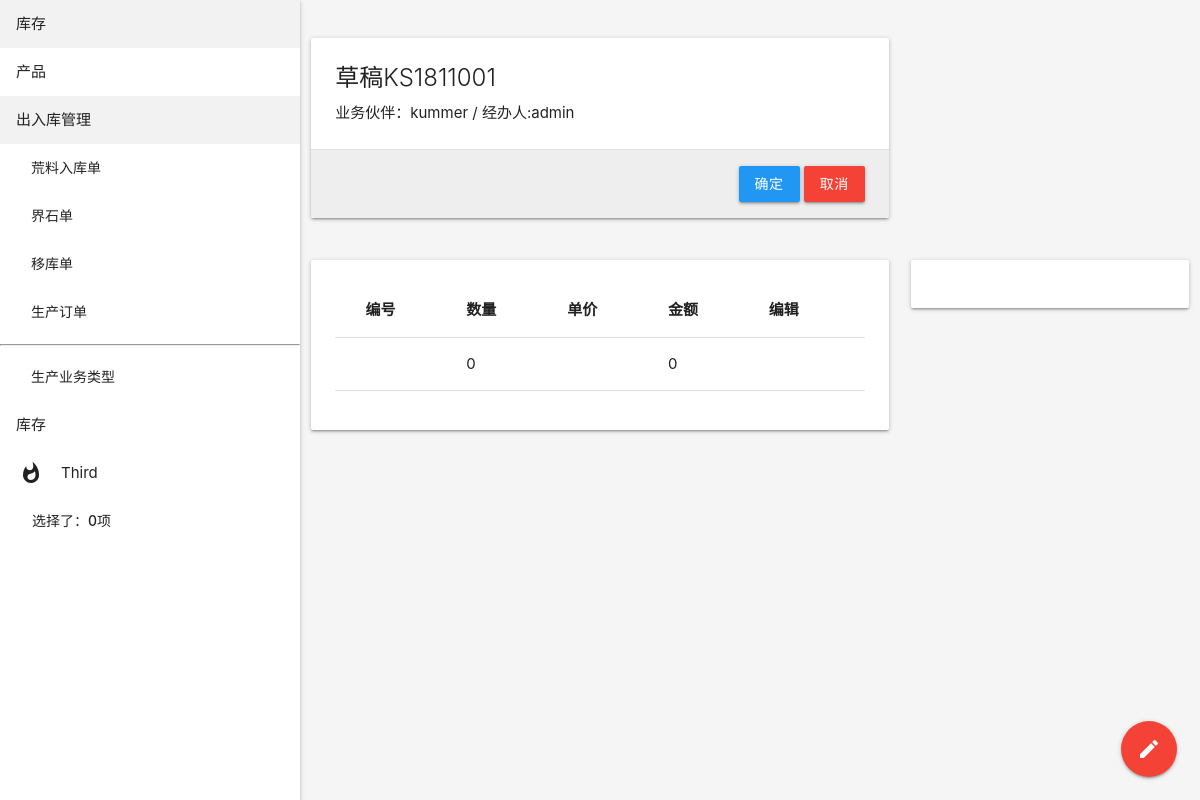
Before: /mrp/kes_order/1/ with the older database file.
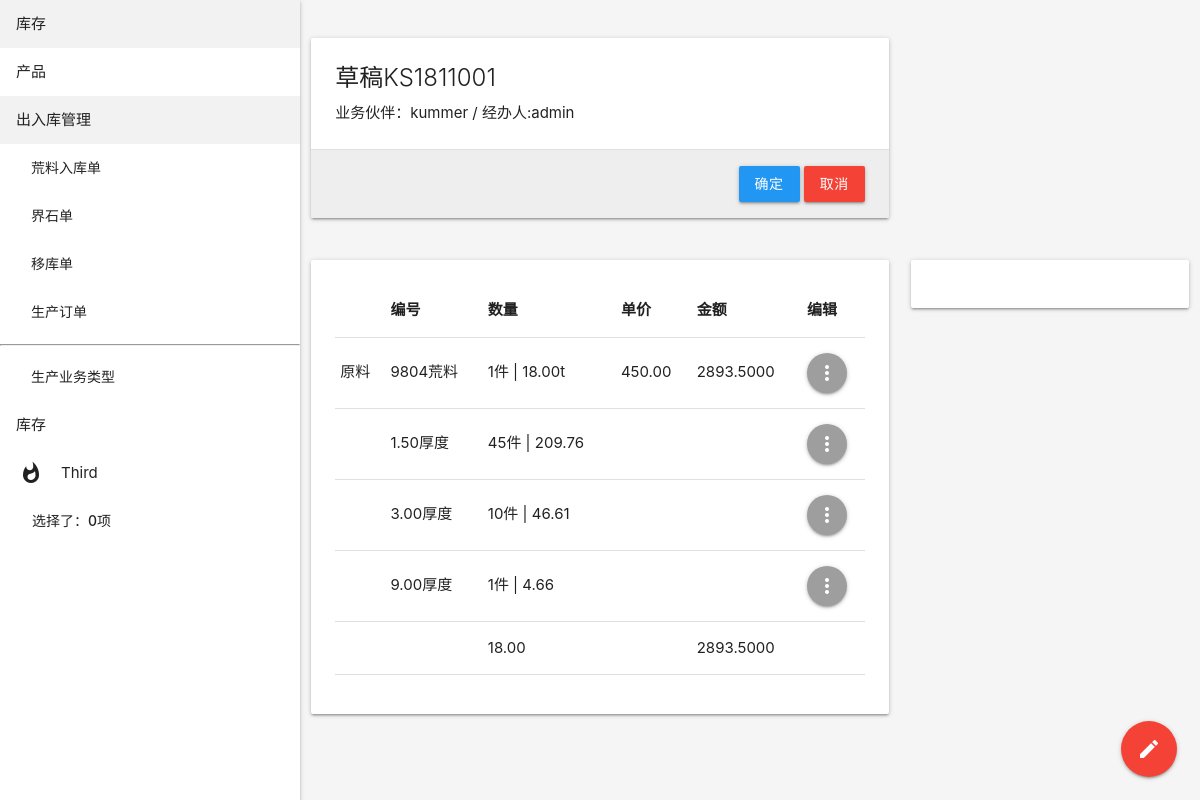
After: the same page with the newer database file.
### mrp/models/kes.py (models this page shows, shortened)
class KesOrder(MrpOrderAbstract):
    order = OrderField(order_str='KS', blank=True, verbose_name='单号', default='New', max_length=20)
    class Meta:
        verbose_name = '生产加工单'
    def get_update_url(self):
        return reverse('kes_order_update', args=[self.id])
    def get_item_edit_url(self):
        return reverse('kes_order_raw_item_edit')

class KesOrderRawItem(OrderItemBase):
    order = models.ForeignKey('KesOrder', on_delete=models.CASCADE, related_name='items', blank=True,
                              null=True)
    price = models.DecimalField('单价', max_digits=8, decimal_places=2, help_text='立方单价')
    m3 = models.DecimalField('立方数', max_digits=5, decimal_places=2, null=True, blank=True)
    class Meta:
        verbose_name = '界石单荒料行'
    def get_amount(self):
        m3 = self.m3 if self.m3 else 0
        return m3 * self.price

class KesOrderProduceItem(OrderItemBase):
    order = models.ForeignKey('KesOrder', on_delete=models.CASCADE, related_name='produce_items', blank=True, null=True,
                              verbose_name='对应界石单')
    raw_item = models.ForeignKey('KesOrderRawItem', on_delete=models.CASCADE, related_name='produces',
                                 verbose_name='原材料')
    product = models.ForeignKey('product.Product', on_delete=models.CASCADE, verbose_name='product', blank=True,
                                null=True)
    thickness = models.DecimalField('厚度规格', max_digits=5, decimal_places=2)
    quantity = models.DecimalField('数量', decimal_places=2, max_digits=10, null=True, blank=True)
    class Meta:
        verbose_name = '界石单毛板行'

### partner/models.py (models this page shows, shortened)
class Partner(models.Model):
    name = models.CharField('名称', max_length=30, null=False, blank=False)
    is_company = models.BooleanField('公司', default=False)
    type = models.CharField('伙伴类型', choices=PARTNER_TYPE_CHOICES, max_length=20,
                            default='customer')
    phone = models.CharField('联系电话', max_length=20)
    sex = models.CharField('性别', choices=(('male', '先生'), ('female', '女士')), null=True, blank=True, max_length=10)
    province = models.ForeignKey('Province', verbose_name='省份', null=True, blank=True, on_delete=models.SET_NULL)
    city = models.ForeignKey('City', verbose_name='城市', null=True, blank=True, on_delete=models.SET_NULL)
    created = models.DateField('创建日期', auto_now_add=True)
    updated = models.DateTimeField('更新时间', auto_now=True)
    entry = models.ForeignKey(User, related_name='%(class)s_entry',
                              verbose_name='登记人', on_delete=models.SET_NULL, null=True, blank=True)
    is_activate = models.BooleanField('启用', default=True)
    company = models.ForeignKey('self', related_name='members', limit_choices_to={'is_company': True},
                                on_delete=models.SET_NULL,
                                null=True, blank=True, verbose_name='所属公司')
    is_production = models.BooleanField('是生产商', default=False)
    class Meta:
        verbose_name = '伙伴资料'
        unique_together = ['phone', 'name']
    def __str__(self):
        if self.is_company:
            return '{}'.format(self.name)
        else:
            return '{} {}'.format(self.name, self.get_title())

### product/models.py (models this page shows, shortened)
class Product(models.Model):
    name = models.CharField('编号', max_length=20, db_index=True)
    type = models.CharField('类型', max_length=10, choices=TYPE_CHOICES, default='block')
    thickness = models.DecimalField('厚度规格', max_digits=5, decimal_places=2, null=True, blank=True)
    batch = models.ForeignKey('Batch', null=True, blank=True, on_delete=models.SET_NULL, verbose_name='批次')
    category = models.ForeignKey('Category', null=True, blank=True, verbose_name='品种名称', on_delete=models.SET_NULL)
    quarry = models.ForeignKey('Quarry', null=True, blank=True, verbose_name='矿口', on_delete=models.SET_NULL)
    weight = models.DecimalField('重量', max_digits=5, decimal_places=2, null=True)
    long = models.IntegerField('长', null=True, blank=True)
    width = models.IntegerField('宽', null=True, blank=True)
    height = models.IntegerField('高', null=True, blank=True)
    m3 = models.DecimalField('立方', null=True, max_digits=5, decimal_places=2, blank=True)
    uom = models.CharField('荒料计量单位', null=False, choices=UOM_CHOICES, max_length=10, default='t')
    updated = models.DateTimeField('更新日期', auto_now=True)
    created = models.DateTimeField('创建日期', auto_now_add=True)
    activate = models.BooleanField('启用', default=False)
    semi_slab_single_qty = models.DecimalField('毛板单件平方', null=True, max_digits=5, decimal_places=2, blank=True)
    class Meta:
        verbose_name = '荒料编号'
        verbose_name_plural = verbose_name
        unique_together = ('name', 'type', 'thickness')
    def __str__(self):
        thickness = '({})'.format(self.thickness) if self.thickness else ''
        return '{}{}{}'.format(self.name, self.get_type_display(), thickness)

### mrp/views.py (the view, shortened to what this page needs)
# urls.py: path('kes_order/<pk>/', views.KesOrderDetailView.as_view(), name='kes_order_detail'),
class KesOrderDetailView(StateChangeMixin, GetItemsMixin, DetailView):
    model = KesOrder

### cart/cart.py (called while the page is built)
    def __len__(self):
        return len(self.cart)

### cart/context_processors.py (called while the page is built)
def cart(request):
    return {'cart': Cart(request)}

### public/models.py (called while the page is built)
    def get_quantity(self):
        return sum(item.quantity for item in self.items.all() if item.quantity)

    def get_amount(self):
        return sum(item.get_amount() for item in self.items.all())

### public/views.py (called while the page is built)
    def get_context_data(self, **kwargs):
        if self.object:
            items = self.object.items.all()
            kwargs.update({'object_list': items})
        return super().get_context_data(**kwargs)

    def get_btn_visible(self, state):
        return {s: s != state for s in ('draft', 'confirm', 'cancel')}

    def get_context_data(self, **kwargs):
        state_form = self.state_form()
        state = self.object.state
        kwargs.update({'state_form': state_form,
                       'btn_visible': self.get_btn_visible(state)})
        return super(StateChangeMixin, self).get_context_data(**kwargs)

### mrp/templates/mrp/kesorder_detail.html (shortened to what this page needs)
{% extends 'mrp/detail.html' %}
{% load materializecss %}
{% block content %}
    {% block tb %}
        <table class="table">
            <thead>
            <tr>
                <th></th>
                <th>编号</th>
                <th>数量</th>
                <th>单价</th>
                <th>金额</th>
                <th>编辑</th>
            </tr>
            </thead>
            <tbody>
            {% for item in object_list %}
                <tr id="block_list_tr">
                    <td>原料</td>
                    <td>{{ item.product }}</td>
                    <td>{{ item.piece }}件 | {{ item.quantity }}{{ item.uom }}</td>
                    <td>{{ item.price }}</td>
                    <td>{{ item.get_amount }}</td>
                    <td>{% if object.state == 'draft' %}
                        <a class='dropdown-trigger btn-floating grey' href='#' data-target='dropdown1'> <i
                                class="material-icons">more_vert</i></a>
                    {% endif %}</td>
                </tr>
                {% if item.produces.all %}
                    {% for produce in item.produces.all %}
                        <tr>
                            <td></td>
                            <td>{{ produce.thickness }}厚度</td>
                            <td>{{ produce.piece }}件 | {{ produce.quantity }}</td>
                            <td></td>
                            <td></td>
                            <td>{% if object.state == 'draft' %}
                                <a class='dropdown-trigger btn-floating grey' href='#' data-target='dropdown2'> <i
                                        class="material-icons">more_vert</i></a>
                            {% endif %}
                            </td>
                        </tr>
                    {% endfor %}
                {% endif %}
            {% endfor %}
            </tbody>
            <tfoot>
            <tr>
                <td></td>
                <td></td>
                <td>{{ object.get_quantity }}</td>
                <td></td>
                <td>{{ object.get_amount }}</td>
                <td></td>
            </tr>
            </tfoot>
        </table>
    {% endblock %}
{% endblock %}
{% block headline %}
    {{ object.get_state_display }}{{ object.order }}
{% endblock %}
{% block subheadline %}
    业务伙伴：{{ object.partner }} / 经办人:{{ object.handler }}
{% endblock %}

Changed rows visible on the page:
computed for KesOrder "草稿": get_quantity "0" → "18.00"; get_amount "0" → "2893.5000"
added KesOrderRawItem: product "9804荒料", piece "1", quantity "18.00", uom "t", price "450.00", get_amount "2893.5000"
added KesOrderProduceItem: thickness "1.50", piece "45", quantity "209.76"
added KesOrderProduceItem: thickness "3.00", piece "10", quantity "46.61"
added KesOrderProduceItem: thickness "9.00", piece "1", quantity "4.66"
